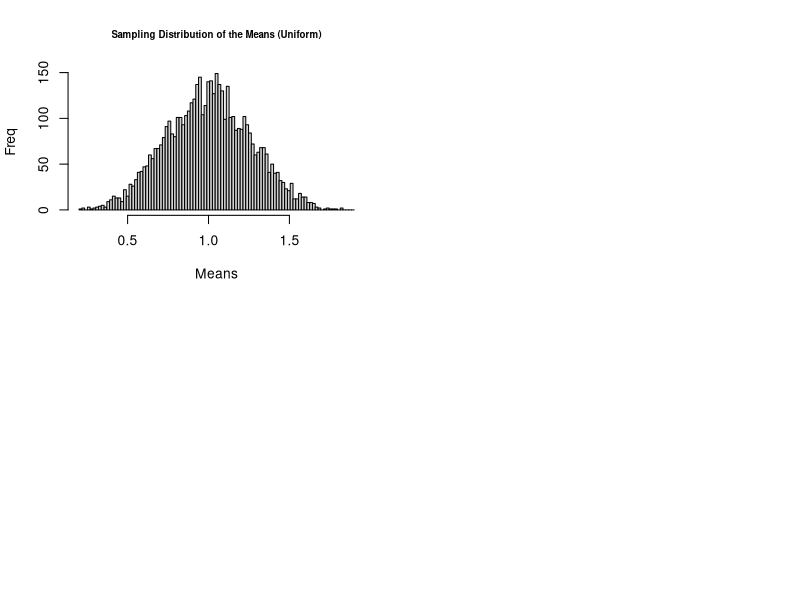

Source code (R): (Note: this script raises an error after producing the figure.)
CLT <- function(sampleSize=500, numRep=5000, dist="Uniform") {
    results = NULL
    for (i in 1:numRep) {
        if (dist == "Uniform") {
            results <- c(results, mean(runif(sampleSize, 0, 2)))
            label = "Uniform"
        } else if (dist == "Normal") {
            results <- c(results, mean(rnorm(sampleSize, 1, 2)))
            label = "Normal"
        } else if (dist == "Exponential") {
            results <- c(results, mean(rexp(sampleSize, 1)))
            label = "Exponential"
        } else if (dist == "Bimodal") {
            results <- c(results, c(mean(rnorm(sampleSize/2, 1, 2)),
                                    mean(rnorm(sampleSize/2, 2, 2))))
            label = "Bimodal"
        }
    }

    hist(results, breaks=seq(floor(min(results)*10)/10, ceiling(max(results)*10)/10, len=100),
         main=paste("Sampling Distribution of the Means (", label, ")", sep=""),
         ylab="Freq", xlab="Means", cex.main=.7)

    inputs <- c(sampleSize, numReps, dist)
    names(inputs) <- c("Sample Size", "Num Reps", "Distribution")
    inputs <- data.frame(inputs)
    
    cat("Sampling Distribution Mean =", mean(results), " Variance =", var(results), "\n")
}

sizes <- function () {
    par(mfrow=c(1,1))
    par(mfrow=c(2,2))

    sampleSize <- 5
    numReps <- 5000
    dist <- "Uniform"
    CLT(sampleSize, numReps, dist)

    sampleSize <- 50
    CLT(sampleSize, numReps, dist)

    sampleSize <- 500
    CLT(sampleSize, numReps, dist)

    sampleSize <- 5000
    CLT(sampleSize, numReps, dist)
}

distributions <- function () {
    par(mfrow=c(1,1))
    par(mfrow=c(2,2))

    sampleSize <- 500
    numReps <- 5000
    dist <- "Uniform"
    CLT(sampleSize, numReps, dist)

    dist <- "Exponential"
    CLT(sampleSize, numReps, dist)

    dist <- "Normal"
    CLT(sampleSize, numReps, dist)

    dist <- "Bimodal"
    CLT(sampleSize, numReps, dist)
}
    

sizes()
distributions()



